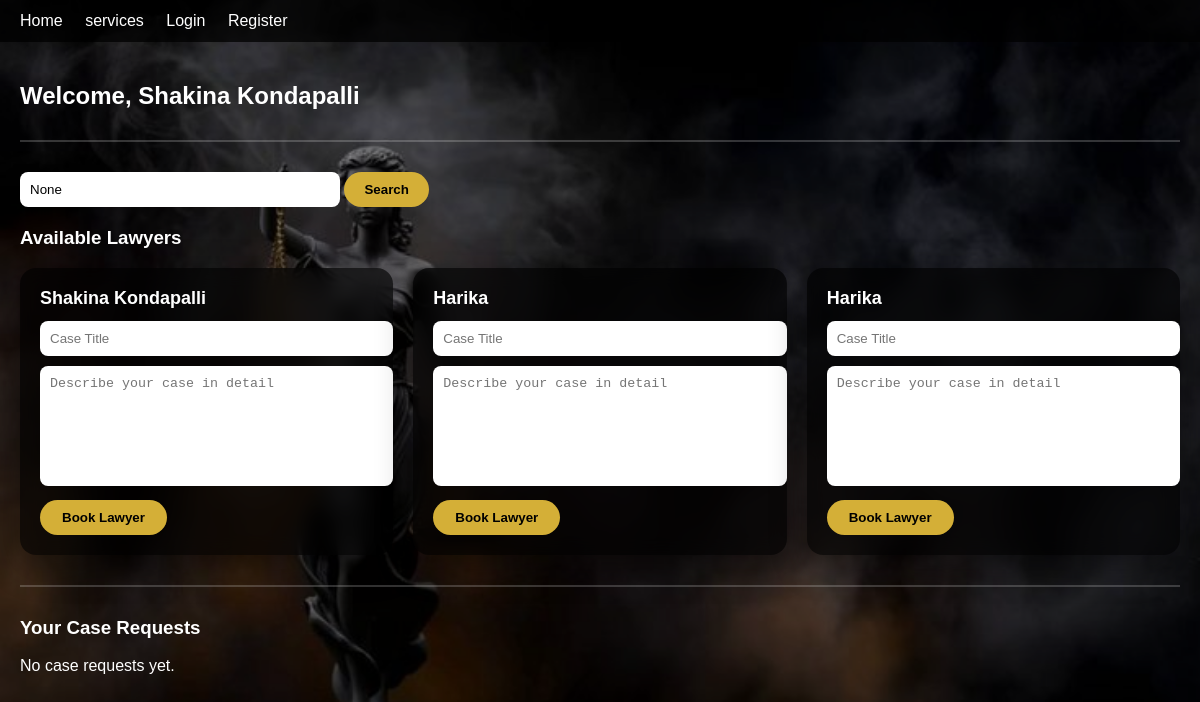
The app's page /dashboard/ (signed in) with its own data.
### courtapp/models.py (models this page shows, shortened)
class Profile(models.Model):
    ROLE_CHOICES = (
        ('LAWYER', 'Lawyer'),
        ('CLIENT', 'Client'),
    )
    user = models.OneToOneField(User, on_delete=models.CASCADE)
    role = models.CharField(max_length=10, choices=ROLE_CHOICES)
    phone = models.CharField(max_length=15)
    gender = models.CharField(max_length=10)
    address = models.TextField()
    profile_image = models.ImageField(
        upload_to='profiles/',
        blank=True,
        null=True
    )
    state_bar_council = models.CharField(max_length=100, blank=True, null=True)
    enrollment_number = models.CharField(max_length=50, blank=True, null=True)
    experience_years = models.PositiveIntegerField(blank=True, null=True)
    specialization = models.CharField(max_length=100, blank=True, null=True)
    is_available = models.BooleanField(default=True)
    aadhaar = models.CharField(max_length=12, blank=True, null=True)
    created_at = models.DateTimeField(auto_now_add=True)

### courtapp/views.py (the view)
# urls.py: path('dashboard/', views.dashboard, name='dashboard'),
@login_required
def dashboard(request):
    profile = Profile.objects.get(user=request.user)
    if profile.role == 'LAWYER':
        return redirect('lawyer_dashboard')
    query = request.GET.get('q')
    lawyers = Profile.objects.filter(role='LAWYER', is_available=True)
    if query:
        lawyers = lawyers.filter(
            user__first_name__icontains=query
        ) | lawyers.filter(
            specialization__icontains=query
        )
    my_cases = CaseRequest.objects.filter(
        client=profile
    ).prefetch_related('hearings')
    return render(request, 'client_dashboard.html', {
        'profile': profile,
        'lawyers': lawyers,
        'cases': my_cases,
        'query': query
    })

### courtapp/templates/client_dashboard.html (shortened to what this page needs)
{% extends 'base.html' %}
{% block content %}
<div class="dashboard-container">
  <h2>Welcome, {{ profile.user.first_name }}</h2>
  <hr>
  <form method="get" style="margin-bottom:20px;">
    <input
      type="text"
      name="q"
      placeholder="Search lawyer by name or specialization..."
      value="{{ query }}"
      style="
        padding:10px;
        border-radius:8px;
        border:none;
        width:300px;
      "
    >
    <button
      type="submit"
      style="
        padding:10px 20px;
        border:none;
        border-radius:20px;
        background:#d4af37;
        font-weight:bold;
        cursor:pointer;
      "
    >
      Search
    </button>
  </form>
  <h3>Available Lawyers</h3>
  <div class="lawyer-grid">
    {% for l in lawyers %}
      <div class="lawyer-card">
        <div class="lawyer-name">
          {{ l.user.first_name }}
        </div>
        <form class="case-form" method="post" action="{% url 'book_lawyer' l.id %}">
          <input
            type="text"
            name="title"
            placeholder="Case Title"
            required
          >
          <textarea
            name="description"
            placeholder="Describe your case in detail"
            required
          ></textarea>
          <button type="submit">Book Lawyer</button>
        </form>
      </div>
    {% empty %}
      <p>No lawyers available right now.</p>
    {% endfor %}
  </div>
  <hr>
  <h3>Your Case Requests</h3>
  {% for c in cases %}
    <div class="case-card">
      <b>{{ c.case_title }}</b> —
      {% if c.status == 'ACCEPTED' %}
        <span class="accepted">ACCEPTED</span><br>
        Lawyer: {{ c.lawyer.user.first_name }} ({{ c.lawyer.user.email }})
      {% elif c.status == 'REJECTED' %}
        <span class="rejected">REJECTED</span>
      {% else %}
        <span class="pending">PENDING</span>
      {% endif %}
    </div>
  {% empty %}
    <p>No case requests yet.</p>
  {% endfor %}
</div>
{% endblock %}

### courtapp/static/style.css (style rules this page uses)
html, body { height: 100%; margin: 0; padding: 0; font-family: Arial, sans-serif; background-image: url("/static/HOMEPAGE.jpeg"); background-size: cover; background-position: center; background-repeat: no-repeat; background-attachment: fixed; }
.lawyer-card { min-width: 320px; background: rgba(255, 255, 255, 0.12); backdrop-filter: blur(10px); -webkit-backdrop-filter: blur(10px); border-radius: 16px; padding: 22px; color: white; text-align: left; box-shadow: 0 10px 35px rgba(0, 0, 0, 0.45); }

### courtapp/templates/client_dashboard.html (style rules this page uses)
.dashboard-container { max-width: 1200px; margin: 40px auto; color: #fff; }
hr { border: 1px solid rgba(255,255,255,0.2); margin: 30px 0; }
.lawyer-grid { display: grid; grid-template-columns: repeat(auto-fill, minmax(350px, 1fr)); gap: 20px; }
.lawyer-card { background: rgba(0,0,0,0.65); border-radius: 16px; padding: 20px; }
.lawyer-name { font-size: 18px; font-weight: bold; margin-bottom: 12px; }
.case-form input, .case-form textarea { width: 100%; padding: 10px; margin-bottom: 10px; border-radius: 8px; border: none; }
.case-form textarea { resize: none; height: 100px; }
.case-form button { background: #d4af37; border: none; padding: 10px 22px; border-radius: 25px; font-weight: bold; cursor: pointer; }

### records on screen
Profile: user.first_name "Shakina Kondapalli"
Profile: user.first_name "Shakina Kondapalli"
Profile: user.first_name "Harika"
Profile: user.first_name "Harika"
